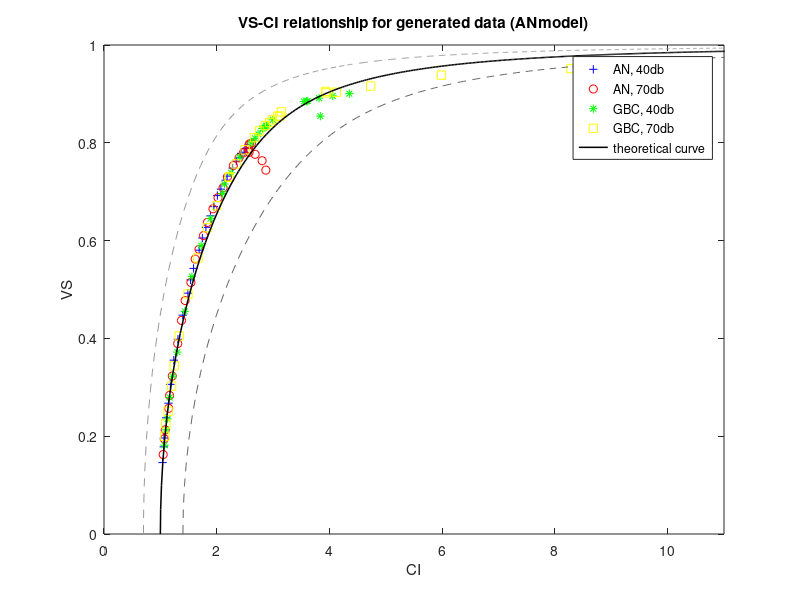

Reproduce this figure in MATLAB.
%%%%%%%%%%%%%%%%%%%%%%%%%%%%%%%%%%%%%%%%%%%%%%%%%%%%%%%%%%%%%%%%%%%%%%%%%%%
% This script creates the VS-CI plot for the non-AM ANmodel data. The data
% have been preprocessed in ANmodel_restructureData.m. Here, the VS and CI
% values are plotted against each other (color coded for AN/ GBC, 40db/
% 70db). Furthermore, the theoretical values are drawn into the same plot.
%%%%%%%%%%%%%%%%%%%%%%%%%%%%%%%%%%%%%%%%%%%%%%%%%%%%%%%%%%%%%%%%%%%%%%%%%%%

%% 0. Load the data (further reference: analysis_AN_GBC.m) 
load("VSCI_ANmodel.mat")

%% 1. Sample the theoretical VS-CI relationship (for plot)
kappa = 0:0.1:80;
% Nk = length(kappa);
VStheo = besseli(1,kappa) ./ besseli(0,kappa);
CItheo = besseli(0,2*kappa) ./ (besseli(0,kappa)).^2;

%% 2. Plot the results
figure
plot(VSCI_AN40(:,2), VSCI_AN40(:,1), 'b+')  % AN 40db
hold on
plot(VSCI_AN70(:,2), VSCI_AN70(:,1), 'ro')  % AN 70db
plot(VSCI_GBC40(:,2), VSCI_GBC40(:,1), 'g*')  % GBC 40db
plot(VSCI_GBC70(:,2), VSCI_GBC70(:,1), 'ys')  % GBC 70db
plot(CItheo, VStheo, '-', 'LineWidth', 1.1, 'color', 'k')  % theo VS-CI
plot(CItheo*1.4, VStheo, '--', 'color', [0.4, 0.4, 0.4])  % CI = 1.4 * CI_est(VS)
plot(CItheo*0.7, VStheo, '--', 'color', [0.6, 0.6, 0.6])  % CI = 0.7 * CI_est(VS)

title("VS-CI relationship for generated data (ANmodel)")
xlabel("CI")
ylabel("VS")
xlim([0 11])
ylim([0 1])
legend("AN, 40db","AN, 70db","GBC, 40db","GBC, 70db", ...
    "theoretical curve", 'Location', 'best')